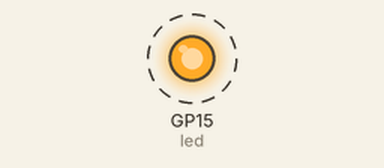
Bench run of a program on a simulated Raspberry Pi Pico running MicroPython. Shown: output pins drawn as LEDs (lit = HIGH). Dashed ring = blinking.

Above: at 0.5 s.
Timing chart, 0 to 4.6 s (numbered marks = the images above):
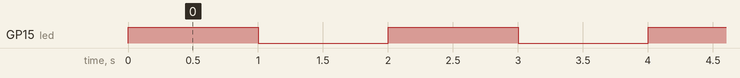

Measured:
- by itself, GP15 (led): alternates HIGH for 1.0 s and LOW for 1.0 s

The program:

main.py
```python
from machine import Pin
import time

led = Pin(15, Pin.OUT)

while True:
    led.on()
    time.sleep(1)
    led.off()
    time.sleep(1)
```
